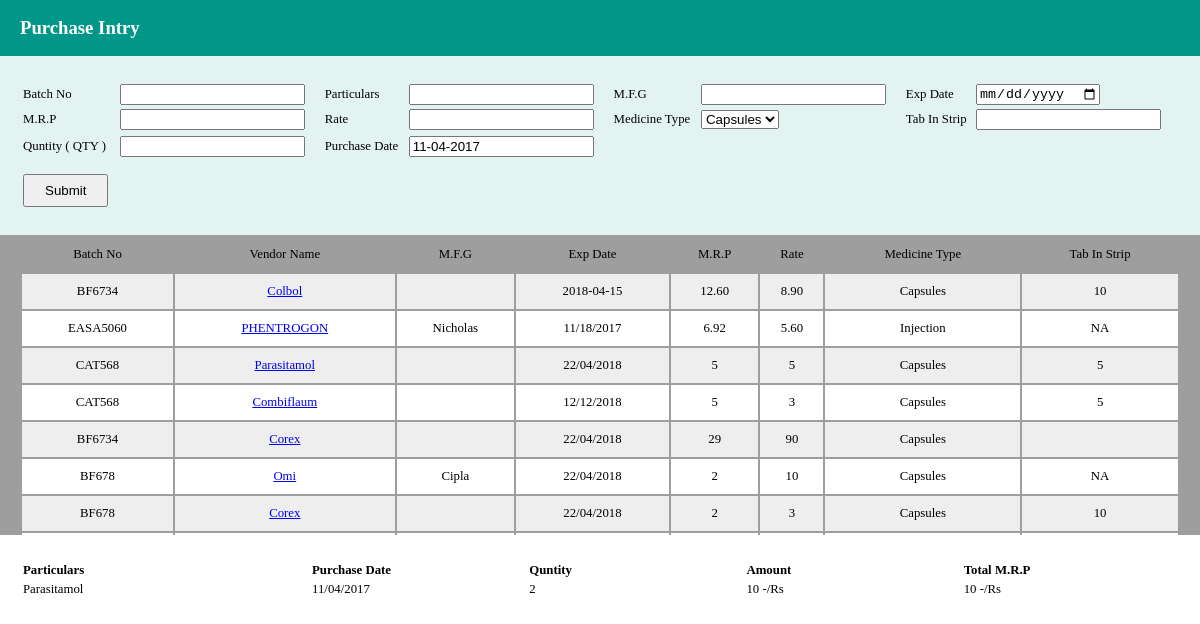
Page /includes/stock_summery.php?item=24 on the committed database.
### tables this page shows
CREATE TABLE `purchase` (
  `id` int(11) NOT NULL,
  `batch_no` varchar(20) NOT NULL,
  `ven_name` varchar(50) NOT NULL,
  `mfg` varchar(200) NOT NULL,
  `exp_date` varchar(20) NOT NULL,
  `mrp` varchar(20) NOT NULL,
  `per_price` varchar(20) NOT NULL,
  `m_type` varchar(20) NOT NULL,
  `no_item` varchar(20) NOT NULL,
  `qty` varchar(255) NOT NULL,
  `purch_date` varchar(20) NOT NULL
);

### includes/purchase_details.php (the view, shortened to what this page needs)
<div class="purchase_data">
	<table>
		<tr>
			<td>Batch No</td>
			<td>Vendor Name</td>
			<td>M.F.G</td>
			<td>Exp Date</td>
			<td>M.R.P</td>
			<td>Rate</td>
			<td>Medicine Type</td>
			<td>Tab In Strip</td>
		</tr>
		<?php
		include"connect.php";
		$sql="select * from purchase order by id desc";
		$result = $conn->query($sql);
		$url =  "//{$_SERVER['HTTP_HOST']}{$_SERVER['REQUEST_URI']}";
		if ($result->num_rows > 0) {
		    while($row = $result->fetch_assoc()) {
		    	if ( $url === '//localhost/inventoryplus/' || $url === '//localhost/inventoryplus/index.php') {
		       		 echo "<tr><td>".$row["batch_no"]."</td><td><a href='includes/stock_summery.php?item={$row['id']}'>".$row["ven_name"]."</a></td><td>".$row["mfg"]."</td><td>".$row["exp_date"]."</td><td>".$row["mrp"]."</td><td>".$row["per_price"]."</td><td>".$row["m_type"]."</td><td>".$row["no_item"]."</td></tr>";
		       	}
		       	else {
		       		echo "<tr><td>".$row["batch_no"]."</td><td><a href='stock_summery.php?item={$row['id']}'>".$row["ven_name"]."</a></td><td>".$row["mfg"]."</td><td>".$row["exp_date"]."</td><td>".$row["mrp"]."</td><td>".$row["per_price"]."</td><td>".$row["m_type"]."</td><td>".$row["no_item"]."</td></tr>";
		       	}
		    }
		} else {
		    echo "0 results";
		}
	?>
	</table>
</div>

### includes/stock_summery.php (shortened to what this page needs)
<?php
	include 'header.php';
	include 'purchase.php';
	include 'purchase_details.php';
	include"connect.php";
?>
<table>
		<tr id="stk_summery-label">
			<td width="20%"	><b>Particulars</b></td>
			<td width="15%"><b>Purchase Date</b></td>
			<td width="15%"><b>Quntity</b></td>
			<td width="15%"><b>Amount </b></td>
			<td width="15%"><b>Total M.R.P</b></td>
		</tr>
<?php
if(isset($_GET['item']))
{
	$item=$_GET['item'];
	$sql = "select ven_name, purch_date, mrp, per_price, qty from purchase where id='$item'";
	$result = $conn->query($sql);
		if ($result->num_rows > 0) {
		    while($row = $result->fetch_assoc()) {
		    	$total_mrp = $row["qty"] * $row["mrp"];
		    	$total_amount = $row["qty"] * $row["per_price"];
		        echo "<tr><td>".$row["ven_name"]."</td><td>".$row["purch_date"]."</td><td>".$row["qty"]."</td><td> $total_amount -/Rs</td><td> $total_mrp -/Rs  </td></tr>";
		    }
		} else {
		    echo "0 results";
		}
}

### assets/css/style.css (style rules this page uses)
table { font-size: 0.8em; padding: 25px 20px; width: 100%; }
.purchase_data { background: rgb(158, 158, 158); overflow-y: scroll; height: 300px; }
.purchase_data table { padding-top: 0; }
.purchase_data tr { text-align: center; height: 35px; }
.purchase_data table tr:nth-child(even) { background-color: #eee; }
.purchase_data table tr:nth-child(odd) { background-color:#fff; }
.purchase_data table tr:first-child { background-color: #9E9E9E; }

### rows in the picture
purchase: batch_no "BF6734", ven_name "Colbol", exp_date "2018-04-15", mrp "12.60", per_price "8.90", m_type "Capsules", no_item "10"
purchase: batch_no "EASA5060", ven_name "PHENTROGON", mfg "Nicholas", exp_date "11/18/2017", mrp "6.92", per_price "5.60", m_type "Injection", no_item "NA"
purchase: batch_no "CAT568", ven_name "Parasitamol", exp_date "22/04/2018", mrp "5", per_price "5", m_type "Capsules", no_item "5", purch_date "11/04/2017", qty "2", total_amount "10", total_mrp "10"
purchase: batch_no "CAT568", ven_name "Combiflaum", exp_date "12/12/2018", mrp "5", per_price "3", m_type "Capsules", no_item "5"
purchase: batch_no "BF6734", ven_name "Corex", exp_date "22/04/2018", mrp "29", per_price "90", m_type "Capsules"
purchase: batch_no "BF678", ven_name "Omi", mfg "Cipla", exp_date "22/04/2018", mrp "2", per_price "10", m_type "Capsules", no_item "NA"
purchase: batch_no "BF678", ven_name "Corex", exp_date "22/04/2018", mrp "2", per_price "3", m_type "Capsules", no_item "10"
